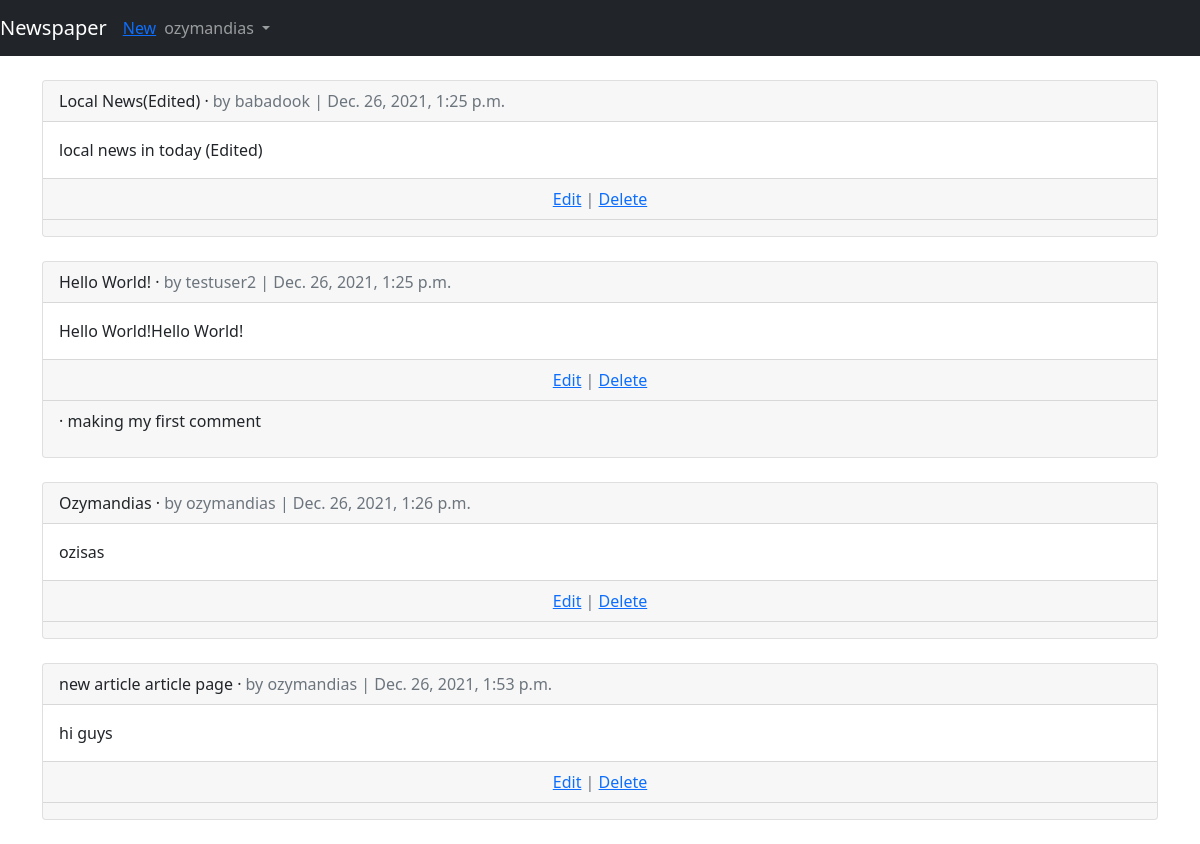
The page /articles/ (signed in) on the database its author committed.
### users/models.py (models this page shows)
class CustomUser(AbstractUser):
    age = models.PositiveIntegerField(null=True, blank=True)

### articles/models.py (models this page shows, shortened)
class Article(models.Model):
    title = models.CharField(max_length=128)
    body = models.TextField()
    date = models.DateTimeField(auto_now_add=True)
    author = models.ForeignKey(
        get_user_model(),
        on_delete=models.CASCADE,
    )

class Comment(models.Model):
    article = models.ForeignKey(Article, on_delete=models.CASCADE, related_name='comments')
    comment = models.CharField(max_length=140)
    author = models.ForeignKey(get_user_model(), on_delete=models.CASCADE)
    def __str__(self) -> str:
        return self.comment

### articles/views.py (the view)
# urls.py: path('', ArticleListView.as_view(), name='article_list'),
class ArticleListView(LoginRequiredMixin, ListView):
    model = Article
    template_name = 'article_list.html'
    login_url = 'login'

### templates/article_list.html (shortened to what this page needs)
{% extends 'base.htm' %}
{% block content %}
    {% for article in object_list %}
        <div class="card">
            <div class="card-header">
                <span class="font-weight-bold">{{ article.title }}</span> &middot;
                <span class="text-muted">by {{ article.author }} |
                {{ article.date }}</span>
            </div>
            <div class="card-body">
            {{ article.body }}
            </div>
            <div class="card-footer text-center text-muted">
                <a href="{% url 'article_edit' article.pk %}">Edit</a> | <a href="{% url 'article_delete' article.pk %}">Delete</a>
            </div>
            <div class="card-footer">
                {% for comment in article.comments.all %}
                <p>
                    <span class="font-weight-bold">{{ comment.user }} &middot;</span>
                    {{ comment }}
                </p>
                {% endfor %}
            </div>
        </div>
        <br />
    {% endfor %}
{% endblock content %}

### templates/base.htm (shortened to what this page needs)
<!DOCTYPE html>
<html lang="en">
<head>
    <link href="https://cdn.jsdelivr.net/npm/bootstrap@5.1.3/dist/css/bootstrap.min.css" rel="stylesheet">
</head>
<body>
    <nav class="navbar navbar-expand-md navbar-dark bg-dark mb-4">
        <a class="navbar-brand" href="{% url 'home' %}">Newspaper</a>
        {% if user.is_authenticated%}
            <ul class="navbar-nav mr-auto">
                <li class="nav-item"><a href="{% url 'article_new' %}"> New</a></li>
            </ul>
        {% endif %}
        <div class="collapse navbar-collapse" id="navbarCollapse">
            {% if user.is_authenticated %}
                <ul class="navbar-nav ml-auto">
                    <li class="nav-item">
                        <a class="nav-link dropdown-toggle" href="#" id="userMenu" data-toggle="dropdown" aria-haspopup="true" aria-expanded="false">
                            {{ user.username }}
                        </a>
                    </li>
                </ul>
            {% else %}
                <form class="form-inline ml-auto">
                    <a href="{% url 'login' %}" class="btn btn-outline-secondary">
                    Log In</a>
                    <a href="{% url 'signup' %}" class="btn btn-primary ml- ">Sign up</a>
                </form>
            {% endif %}
        </div>
    </nav>
        <div class="container">
            {% block content %}
            {% endblock content %}
        </div>
</body>
</html>

### rows shown on the page
CustomUser: username "ozymandias"
Article: title "Local News(Edited)", author "babadook", date "Dec. 26, 2021, 1:25 p.m.", body "local news in today (Edited)"
Article: title "Hello World!", author "testuser2", date "Dec. 26, 2021, 1:25 p.m.", body "Hello World!Hello World!"
Comment: comment "making my first comment"
Article: title "Ozymandias", author "ozymandias", date "Dec. 26, 2021, 1:26 p.m.", body "ozisas"
Article: title "new article article page", author "ozymandias", date "Dec. 26, 2021, 1:53 p.m.", body "hi guys"
